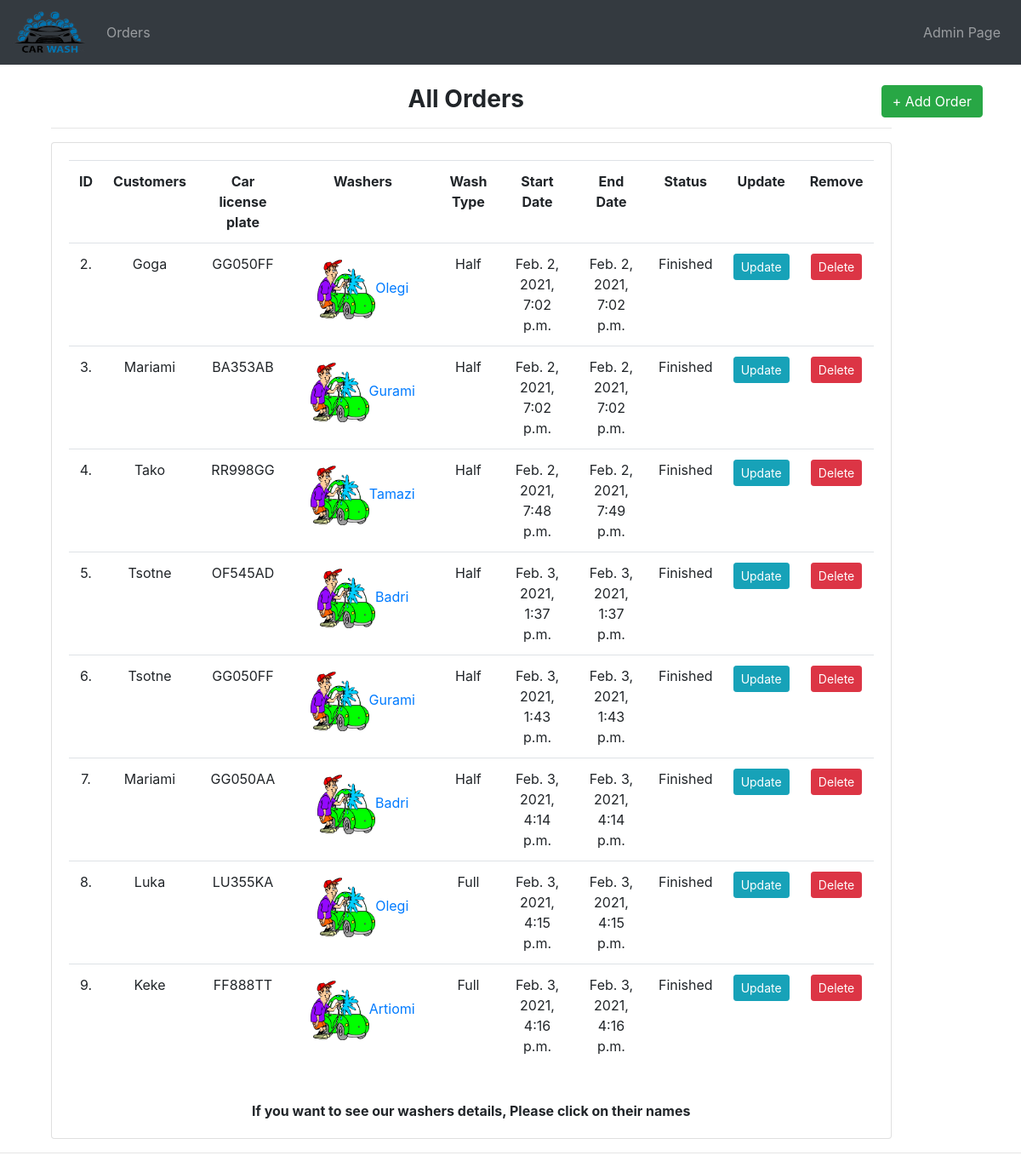
The app's page /order_list/, older data.
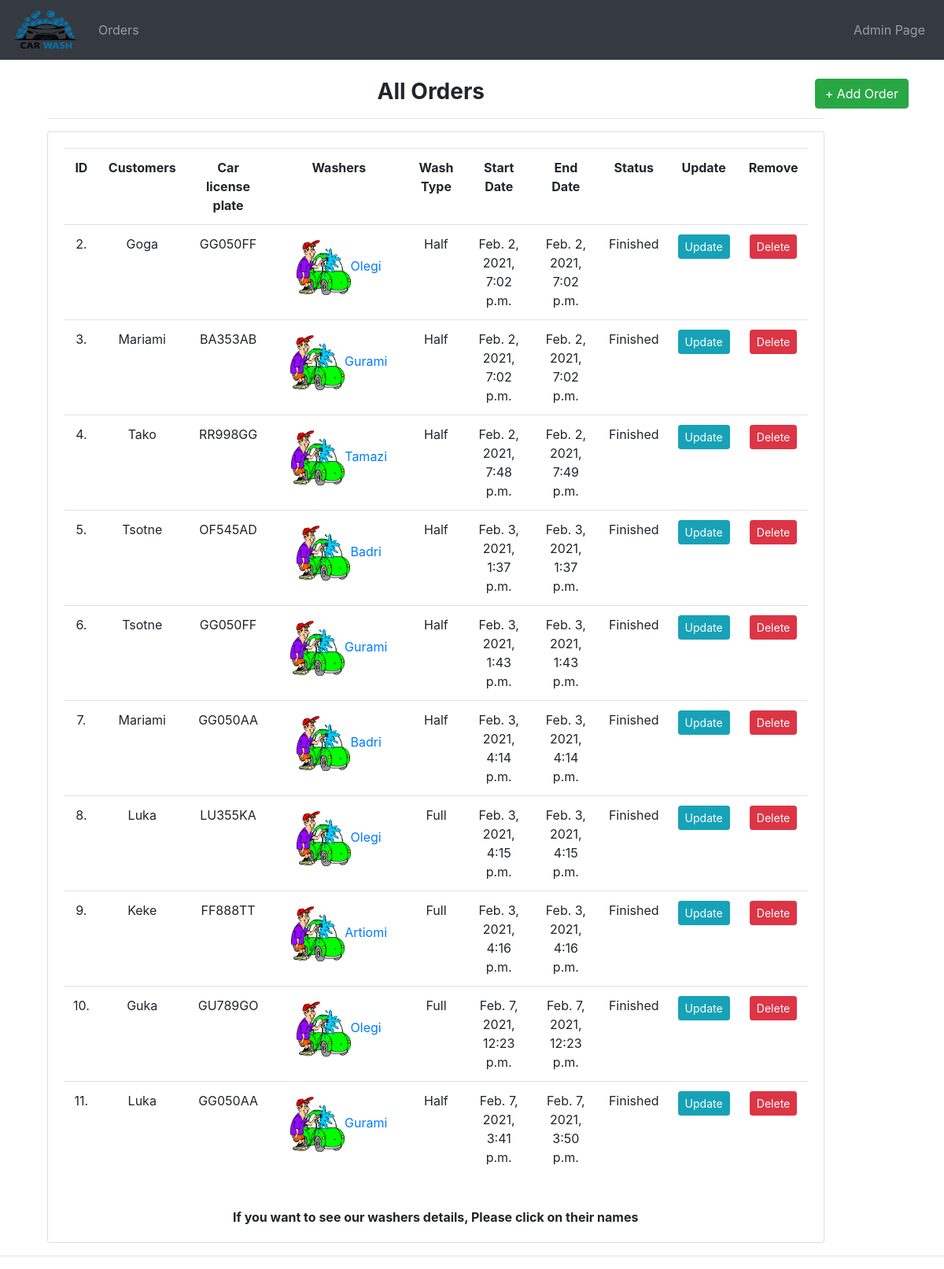
The same page, newer data.
### car_wash/models.py (models this page shows, shortened)
class Order(models.Model):
    car = models.ForeignKey(Car, on_delete=models.PROTECT, related_name='orders', default=None)
    washer = models.ForeignKey(CarWasher, on_delete=models.CASCADE, related_name='orders')
    customer = models.ForeignKey(Customer, on_delete=models.SET_NULL, null=True, related_name='orders')
    wash_type = models.ForeignKey(WashType, on_delete=models.PROTECT, related_name='orders', default=None)
    order_price = models.DecimalField(max_digits=4, decimal_places=2, verbose_name=_("Price"), default=None, blank=True)
    created_date = models.DateTimeField(auto_now=True, verbose_name=_("Created Date"))
    order_start_date = models.DateTimeField(verbose_name=_("Start time"))
    order_end_date = models.DateTimeField(verbose_name=_("End time"))
    status = models.CharField(max_length=200, default=None)

class Customer(models.Model):
    name = models.CharField(max_length=200)
    def __str__(self):
        return self.name

class Car(models.Model):
    car_type = models.ForeignKey(CarType, on_delete=models.SET_NULL, null=True)
    license_plate = models.CharField(max_length=30, null=False)
    def __str__(self):
        return f"{self.license_plate}"

class CarWasher(models.Model):
    name = models.CharField(max_length=200)
    def __str__(self):
        return self.name

class WashType(models.Model):
    name = models.CharField(max_length=50, verbose_name=_("Name of wash type"))
    percentage = models.IntegerField(verbose_name=_("Base price percentage"), default=100)
    def __str__(self):
        return self.name

### car_wash/views.py (the view)
# urls.py: path('order_list/', name='order_list', view=order_list),
def order_list(request):
    orders = Order.objects.all()
    return render(request, 'order_list.html', {'orders': orders})

### car_wash/templates/order_list.html
{% extends 'base.html' %}
{% block body %}
{% load static %}
    <br>
<a style='display:inline' class="btn btn-success float-right" href="{% url 'car_wash:create_order' %}" >+ Add Order</a>
<div class="col-md-11">
		<h3><strong>All Orders</strong></h3>
		<hr>
		<div class="card card-body">
            <table class="table">
				<tr>
                    <th>ID</th>
					<th>Customers</th>
					<th>Car license plate</th>
					<th>Washers</th>
					<th>Wash Type</th>
                    <th>Start Date</th>
					<th>End Date</th>
					<th>Status</th>
                    <th>Update</th>
					<th>Remove</th>
				</tr>
				{% for order in orders %}
					<tr>
                        <td>{{ order.pk }}.</td>
						<td>{{ order.customer }}</td>
						<td>{{ order.car }}</td>
						<td><a href="{% url 'car_wash:washer-detail' order.washer.id %}" class="btn"><img src="{% static 'images/washer.png' %}" height="70">{{ order.washer }}</a></td>
						<td>{{ order.wash_type }}</td>
						<td>{{ order.order_start_date }}</td>
						<td>{{ order.order_end_date }}</td>
						<td>{{ order.status }}</td>
                        <td><a class="btn btn-sm btn-info" href="{% url 'car_wash:update_order' order.id %}" >Update</a></td>
						<td><a class="btn btn-sm btn-danger" href="{% url 'car_wash:delete_order' order.id %}" >Delete</a></td>
					</tr>
				{% endfor %}
			</table>
            <br>
        <strong>If you want to see our washers details, Please click on their names</strong>
		</div>
	</div>
{% endblock body %}

Row changes from the older to the newer data that the page shows:
added Order: pk "10", customer "Guka", car "GU789GO", washer "Olegi", wash_type "Full", order_start_date "Feb. 7, 2021, 12:23 p.m.", order_end_date "Feb. 7, 2021, 12:23 p.m.", status "Finished"
added Order: pk "11", customer "Luka", car "GG050AA", washer "Gurami", wash_type "Half", order_start_date "Feb. 7, 2021, 3:41 p.m.", order_end_date "Feb. 7, 2021, 3:50 p.m.", status "Finished"
